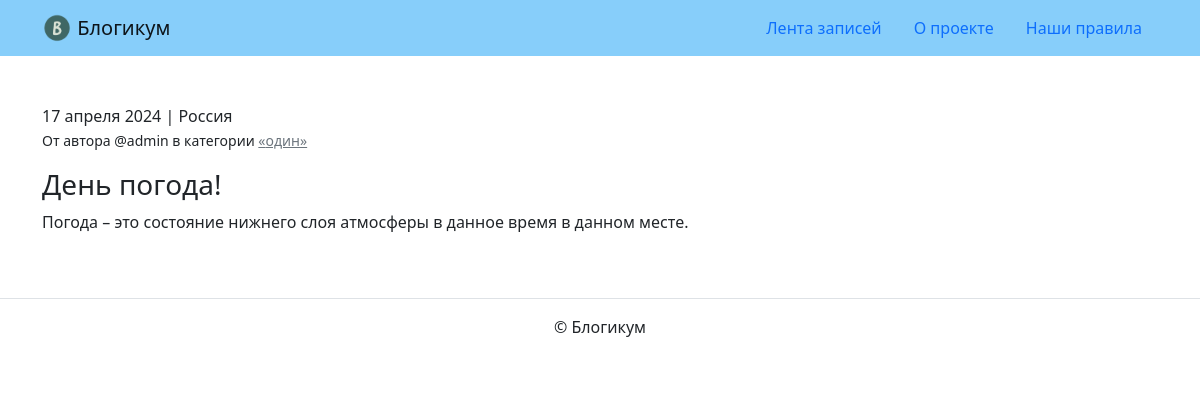
The app's page /posts/1/ with its own data.
### blog/models.py (models this page shows, shortened)
class PublishedModel(models.Model):
    is_published = models.BooleanField(default=True,
                                       verbose_name='Опубликовано',
                                       help_text=(
                                           'Снимите галочку, '
                                           'чтобы скрыть публикацию.'
                                       ))
    created_at = models.DateTimeField(auto_now_add=True,
                                      verbose_name='Добавлено')
    class Meta:
        abstract = True

class Post(PublishedModel):
    title = models.CharField(max_length=MAX_TITLE_LENGTH,
                             verbose_name='Заголовок')
    text = models.TextField(verbose_name='Текст')
    pub_date = models.DateTimeField(verbose_name='Дата и время публикации',
                                    help_text=(
                                        'Если установить дату и время '
                                        'в будущем — можно делать '
                                        'отложенные публикации.'
                                    ))
    author = models.ForeignKey(User,
                               on_delete=models.CASCADE,
                               verbose_name='Автор публикации')
    location = models.ForeignKey(Location,
                                 on_delete=models.SET_NULL,
                                 null=True,
                                 verbose_name='Местоположение')
    category = models.ForeignKey(Category,
                                 on_delete=models.SET_NULL,
                                 null=True,
                                 verbose_name='Категория')
    class Meta:
        verbose_name = 'публикация'
        verbose_name_plural = 'Публикации'

class Location(PublishedModel):
    name = models.CharField(max_length=MAX_TITLE_LENGTH,
                            verbose_name='Название места')
    class Meta:
        verbose_name = 'местоположение'
        verbose_name_plural = 'Местоположения'

class Category(PublishedModel):
    title = models.CharField(max_length=MAX_TITLE_LENGTH,
                             verbose_name='Заголовок')
    description = models.TextField(verbose_name='Описание')
    slug = models.SlugField(unique=True,
                            verbose_name='Идентификатор',
                            help_text=(
                                'Идентификатор страницы для URL; '
                                'разрешены символы латиницы, '
                                'цифры, дефис и подчёркивание.'
                            ))
    class Meta:
        verbose_name = 'категория'
        verbose_name_plural = 'Категории'

### blog/views.py (the view)
# urls.py: path('posts/<int:id>/', views.post_detail, name='post_detail'),
def post_detail(request, id):
    post = get_object_or_404(Post, pk=id)
    if (post.pub_date > timezone.now() or not post.is_published
            or not post.category.is_published):
        raise Http404("Страница не найдена")
    return render(request, 'blog/detail.html', {'post': post})

### templates/blog/detail.html (shortened to what this page needs)
{% extends "base.html" %}
{% block content %}
  <article>
    <p>{{ post.pub_date|date:"d E Y" }} | {% if post.location and post.location.is_published %}{{ post.location.name }}{% else %}Планета Земля{% endif %}<br>
      <small>От автора @{{ post.author.username }} в категории {% include "includes/category_link.html" %}</small></p>
    <h3>{{ post.title }}</h3>
    <p>{{ post.text|linebreaksbr }}</p>
  </article>
{% endblock %}

### templates/includes/category_link.html
<a class="text-muted" href="{% url 'blog:category_posts' post.category.slug %}">
  «{{ post.category.title }}»
</a>

### records on screen
Post: pub_date "17 апреля 2024", location.name "Россия", author.username "admin", category "один", title "День погода!", text "Погода – это состояние нижнего слоя атмосферы в данное время в данном месте."
